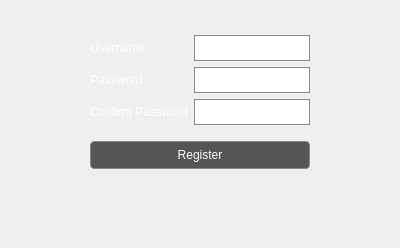
<?xml version="1.0" encoding="UTF-8"?>
<ui version="4.0">
 <class>SignUpDialog</class>
 <widget class="QDialog" name="SignUpDialog">
  <property name="geometry">
   <rect>
    <x>0</x>
    <y>0</y>
    <width>400</width>
    <height>248</height>
   </rect>
  </property>
  <property name="windowTitle">
   <string>Dialog</string>
  </property>
  <property name="styleSheet">
   <string notr="true">QWidget {
	border-image: url(:/img/img/HomePage.png) 0 0 0 0 stretch stretch;
    background-repeat: no-repeat;
    background-position: center;
}
QLineEdit {
    border-image: url(:/img/img/gray.jpg) 0 0 0 0 stretch stretch;
    color: white;
    border: 1px solid #888888;
    padding: 4px;
}

QLabel {
    border-image: url(:/img/img/gray.jpg) 0 0 0 0 stretch stretch;
    color: white;
}

QPushButton {
    background-color: #555555;
    color: white;
    border: 1px solid #888888;
    padding: 6px;
    border-radius: 4px;
    border-image: url(:/img/img/gray.jpg) 0 0 0 0 stretch stretch;

}

QPushButton:hover {
    background-color: #666666;
}

QPushButton:pressed {
    background-color: #333333;
}</string>
  </property>
  <layout class="QGridLayout" name="gridLayout">
   <item row="4" column="1">
    <spacer name="verticalSpacer_3">
     <property name="orientation">
      <enum>Qt::Orientation::Vertical</enum>
     </property>
     <property name="sizeHint" stdset="0">
      <size>
       <width>20</width>
       <height>40</height>
      </size>
     </property>
    </spacer>
   </item>
   <item row="0" column="1">
    <spacer name="verticalSpacer">
     <property name="orientation">
      <enum>Qt::Orientation::Vertical</enum>
     </property>
     <property name="sizeHint" stdset="0">
      <size>
       <width>20</width>
       <height>40</height>
      </size>
     </property>
    </spacer>
   </item>
   <item row="1" column="1">
    <layout class="QVBoxLayout" name="verticalLayout_2">
     <item>
      <layout class="QHBoxLayout" name="horizontalLayout_2">
       <item>
        <widget class="QLabel" name="label">
         <property name="text">
          <string>Username</string>
         </property>
        </widget>
       </item>
       <item>
        <widget class="QLineEdit" name="usernameEdit">
         <property name="sizePolicy">
          <sizepolicy hsizetype="Fixed" vsizetype="Fixed">
           <horstretch>0</horstretch>
           <verstretch>0</verstretch>
          </sizepolicy>
         </property>
         <property name="placeholderText">
          <string>&quot;Username&quot;</string>
         </property>
        </widget>
       </item>
      </layout>
     </item>
     <item>
      <layout class="QVBoxLayout" name="verticalLayout">
       <item>
        <layout class="QHBoxLayout" name="horizontalLayout_3">
         <item>
          <widget class="QLabel" name="label_2">
           <property name="text">
            <string>Password</string>
           </property>
          </widget>
         </item>
         <item>
          <widget class="QLineEdit" name="passwordEdit">
           <property name="sizePolicy">
            <sizepolicy hsizetype="Fixed" vsizetype="Fixed">
             <horstretch>0</horstretch>
             <verstretch>0</verstretch>
            </sizepolicy>
           </property>
           <property name="echoMode">
            <enum>QLineEdit::EchoMode::Password</enum>
           </property>
           <property name="placeholderText">
            <string>&quot;Password&quot;</string>
           </property>
          </widget>
         </item>
        </layout>
       </item>
       <item>
        <layout class="QHBoxLayout" name="horizontalLayout_4">
         <item>
          <widget class="QLabel" name="label_3">
           <property name="text">
            <string>Confirm Password</string>
           </property>
          </widget>
         </item>
         <item>
          <widget class="QLineEdit" name="confirmPasswordEdit">
           <property name="sizePolicy">
            <sizepolicy hsizetype="Fixed" vsizetype="Fixed">
             <horstretch>0</horstretch>
             <verstretch>0</verstretch>
            </sizepolicy>
           </property>
           <property name="echoMode">
            <enum>QLineEdit::EchoMode::Password</enum>
           </property>
           <property name="placeholderText">
            <string>&quot;Confirm Password&quot;</string>
           </property>
          </widget>
         </item>
        </layout>
       </item>
       <item>
        <spacer name="verticalSpacer_4">
         <property name="orientation">
          <enum>Qt::Orientation::Vertical</enum>
         </property>
         <property name="sizeType">
          <enum>QSizePolicy::Policy::Minimum</enum>
         </property>
         <property name="sizeHint" stdset="0">
          <size>
           <width>20</width>
           <height>10</height>
          </size>
         </property>
        </spacer>
       </item>
       <item>
        <widget class="QPushButton" name="registerButton">
         <property name="styleSheet">
          <string notr="true"/>
         </property>
         <property name="text">
          <string>Register</string>
         </property>
        </widget>
       </item>
      </layout>
     </item>
    </layout>
   </item>
   <item row="1" column="2">
    <spacer name="horizontalSpacer_2">
     <property name="orientation">
      <enum>Qt::Orientation::Horizontal</enum>
     </property>
     <property name="sizeHint" stdset="0">
      <size>
       <width>40</width>
       <height>20</height>
      </size>
     </property>
    </spacer>
   </item>
   <item row="1" column="0">
    <spacer name="horizontalSpacer">
     <property name="orientation">
      <enum>Qt::Orientation::Horizontal</enum>
     </property>
     <property name="sizeHint" stdset="0">
      <size>
       <width>40</width>
       <height>20</height>
      </size>
     </property>
    </spacer>
   </item>
   <item row="2" column="1">
    <spacer name="verticalSpacer_2">
     <property name="orientation">
      <enum>Qt::Orientation::Vertical</enum>
     </property>
     <property name="sizeHint" stdset="0">
      <size>
       <width>20</width>
       <height>40</height>
      </size>
     </property>
    </spacer>
   </item>
   <item row="3" column="1">
    <widget class="QLabel" name="feedbackLabel">
     <property name="enabled">
      <bool>false</bool>
     </property>
     <property name="sizePolicy">
      <sizepolicy hsizetype="Preferred" vsizetype="Preferred">
       <horstretch>0</horstretch>
       <verstretch>0</verstretch>
      </sizepolicy>
     </property>
     <property name="autoFillBackground">
      <bool>false</bool>
     </property>
     <property name="styleSheet">
      <string notr="true">Qlabel{
	
    border-image: url(:/img/img/HomePage.png) 0 0 0 0 stretch stretch;
    background-repeat: no-repeat;
    background-position: center;

    color: white;
    border: 2px solid white;     /* white border */
    padding: 6px;
    border-radius: 4px;
    color: transparent;


}


</string>
     </property>
     <property name="text">
      <string/>
     </property>
     <property name="alignment">
      <set>Qt::AlignmentFlag::AlignCenter</set>
     </property>
    </widget>
   </item>
  </layout>
 </widget>
 <resources/>
 <connections/>
</ui>
